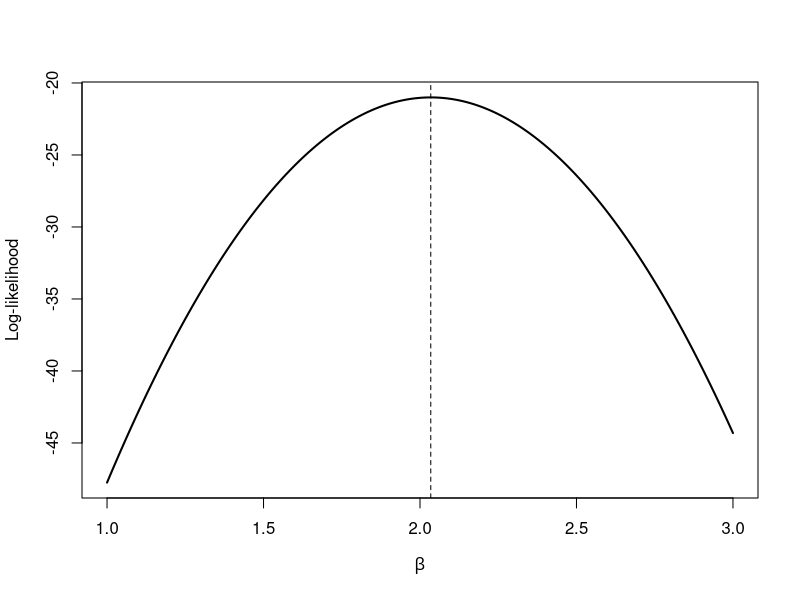
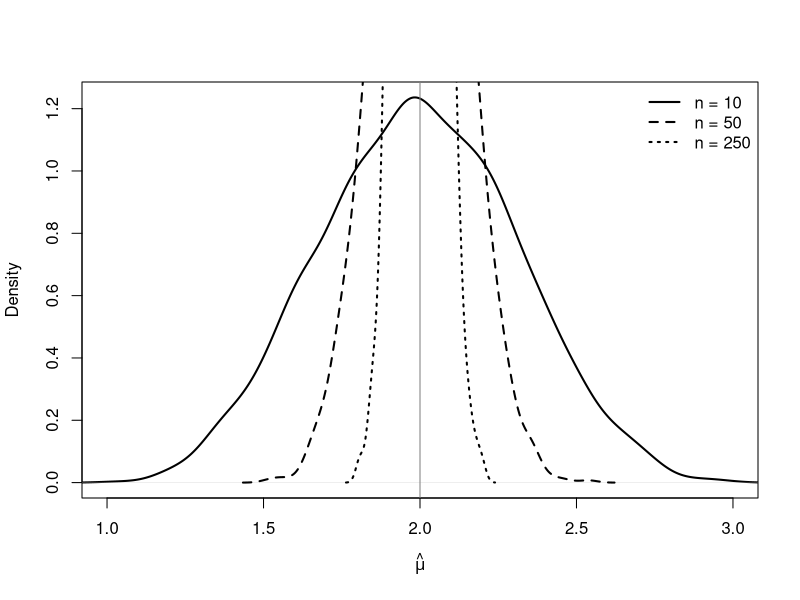

Reproduce these figures in R, in order.
## ---- chunk 1
set.seed(123)
y <- rnorm(50, mean = 2, sd = 1)

# 상수항을 제외한 로그우도 (Log-likelihood up to an additive constant)
loglik <- function(beta, y) {
    -0.5 * sum((y - beta)^2)
}

beta_grid <- seq(1, 3, length.out = 200)
ll_values <- sapply(beta_grid, loglik, y = y)

plot(beta_grid, ll_values, type = "l", lwd = 2,
     xlab = expression(beta), ylab = "Log-likelihood")
abline(v = mean(y), lty = 2)

# 그리드 상의 최적화 값이 표본평균과 일치함
beta_grid[which.max(ll_values)]
mean(y)
## ---- chunk 2
set.seed(1)
true_mu <- 2
sample_sizes <- c(10, 50, 250)
reps <- 2000

draws <- lapply(sample_sizes, function(n) {
    replicate(reps, mean(rnorm(n, mean = true_mu, sd = 1)))
})

plot(density(draws[[1]]), lwd = 2, xlim = c(1, 3),
     main = "", xlab = expression(hat(mu)))
lines(density(draws[[2]]), lwd = 2, lty = 2)
lines(density(draws[[3]]), lwd = 2, lty = 3)
abline(v = true_mu, col = "grey50")
legend("topright", legend = paste0("n = ", sample_sizes),
       lwd = 2, lty = 1:3, bty = "n")

# MLE의 분산은 대략 1/n에 비례하여 감소함
sapply(draws, var)
## ---- chunk 3
set.seed(42)
y <- rnorm(80, mean = 5, sd = 2)
n <- length(y)
sigma2 <- var(y)

# 평균의 MLE에 대한 곡률 기반 분산:
# beta에 대한 로그우도의 2차 도함수는 -n / sigma2
V_hat <- 1 / (n / sigma2)
se_curvature <- sqrt(V_hat)

# 교과서의 표본평균 표준오차 공식과 비교
se_textbook <- sqrt(sigma2) / sqrt(n)

c(curvature = se_curvature, textbook = se_textbook)
## ---- chunk 4
set.seed(7)
y <- rnorm(120, mean = 3, sd = 1.5)
n <- length(y)

beta_hat <- mean(y)
V_hat <- var(y) / n

# MLE의 점근적 표본분포로부터 난수 추출
sims <- rnorm(5000, mean = beta_hat, sd = sqrt(V_hat))

# 점추정치 및 시뮬레이션 기반 95% 신뢰구간
c(estimate = beta_hat,
  lower = quantile(sims, 0.025),
  upper = quantile(sims, 0.975))
